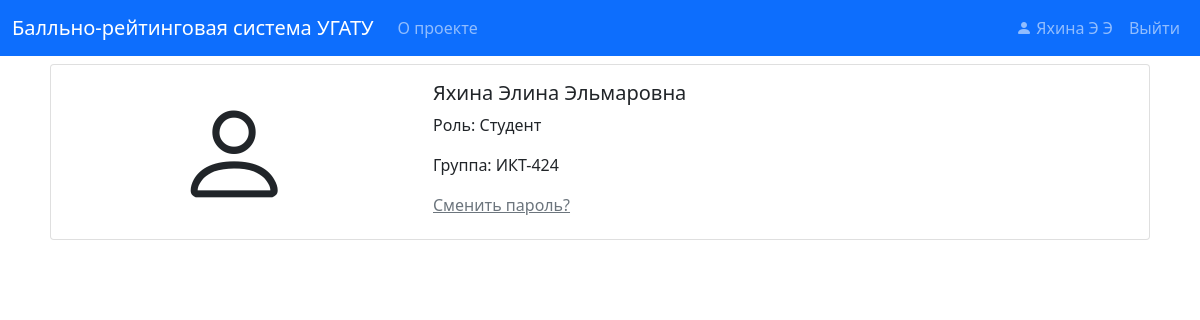
/account (signed in), run on the app's committed database.
### pointraing/models.py (models this page shows, shortened)
class User(db.Model, UserMixin):
    id = db.Column(db.String(32), primary_key=True)
    name = db.Column(db.String(120), nullable=False)
    surname = db.Column(db.String(120), nullable=False)
    patronymic = db.Column(db.String(120), nullable=False)
    login = db.Column(db.String(20), unique=True, nullable=False)
    password = db.Column(db.String(60), nullable=False)
    role_id = db.Column(db.String, db.ForeignKey('role.id'), nullable=False)
    role = db.relationship('Role', backref=db.backref('users', lazy=True))
    group_id = db.Column(db.String, db.ForeignKey('group.id'), nullable=True)
    def get_reset_token(self, expires_sec=1800):
        try:
            payload = {
                'exp': datetime.utcnow() + timedelta(seconds=expires_sec),
                'iat': datetime.utcnow(),
                'sub': self.id
            }
            return encode_jwt(
                payload,
                current_app.config.get('SECRET_KEY'),
                algorithm='HS256'
            )
        except Exception as e:
            return e

class Role(db.Model):
    id = db.Column(db.String(32), primary_key=True)
    name = db.Column(db.String(20), nullable=False)

class Group(db.Model):
    id = db.Column(db.String(32), primary_key=True)
    name = db.Column(db.String(120), nullable=False)
    users = db.relationship('User', backref='group', lazy='dynamic')

### pointraing/users/routes.py (the view)
@users.route("/account")
@login_required
def account():
    user_name_tuple = (current_user.surname, current_user.name, current_user.patronymic)
    full_name = ' '.join(user_name_tuple)
    role = current_user.role.name
    group = current_user.group
    group_name = group.name if group else None
    return render_template('account.html', title='Account', full_name=full_name, role=role, group_name=group_name)

### pointraing/models.py (called while the page is built)
@login_manager.user_loader
def load_user(user_id):
    return User.query.get(user_id)

### pointraing/users/templates/account.html
{% extends "layout.html" %}
{% block content %}
    <div class="card mb-3 m-2">
        <div class="row g-0">
            <div class="col-md-4 text-center">
                <i class="bi bi-person" style="font-size: 7.25rem"></i>
            </div>
            <div class="col-md-8">
                <div class="card-body">
                    <h5 class="card-title">{{ full_name }}</h5>
                    <p class="card-text">Роль: {{ role }}</p>
                    {% if group_name %}
                        <p class="card-text">Группа: {{ group_name }}</p>
                    {% endif %}
                    <a class="text-muted" href="{{ url_for('users.reset_token', token=current_user.get_reset_token()) }}">Сменить пароль?</a>
                </div>
            </div>
        </div>
    </div>
{% endblock content %}

### pointraing/templates/layout.html (shortened to what this page needs)
<!DOCTYPE html>
<html>
<head>
    <link rel="stylesheet" type="text/css" href="{{ url_for('static', filename='styles/bootstrap.css') }}">
    <link rel="stylesheet"
          href="{{ url_for('static', filename='node_modules/bootstrap-icons/font/bootstrap-icons.css') }}">
    <link rel="stylesheet" type="text/css" href="{{ url_for('static', filename='main.css') }}">
</head>
<body>
<header class="site-header">
    <nav class="navbar navbar-expand-lg navbar-dark bg-primary">
        <div class="container-fluid">
            <a class="navbar-brand" href="{{ url_for('main.home') }}">Балльно-рейтинговая система УГАТУ</a>
            <div class="collapse navbar-collapse" id="navbarToggle">
                <div class="navbar-nav me-auto">
                    <a class="nav-item nav-link" href="{{url_for('main.about')}}">О проекте</a>
                </div>
                <div class="navbar-nav">
                    {% if current_user.is_authenticated %}
                        <a class="nav-item nav-link d-inline-block"
                           href="{{ url_for('users.account') }}">
                            <i class="bi bi-person-fill d-inline-block"></i>
                            {{ " ".join((current_user.surname, current_user.name[0], current_user.patronymic[0])) }}
                        </a>
                        <a class="nav-item nav-link" href="{{ url_for('users.logout') }}">Выйти</a>
                    {% else %}
                        <a class="nav-item nav-link" href="{{ url_for('users.login') }}">Войти</a>
                    {% endif %}
                </div>
            </div>
        </div>
    </nav>
</header>
<main role="main" class="container">
    <div class="row">
        <div class="mw-100">
            {% block content %}{% endblock %}
        </div>
    </div>
</main>
</body>
</html>

### data on the page
User: surname+name+patronymic "Яхина Э Э"
Role: name "Студент"
Group: name "ИКТ-424"

### other printed values
{{ full_name }} "Яхина Элина Эльмаровна"
